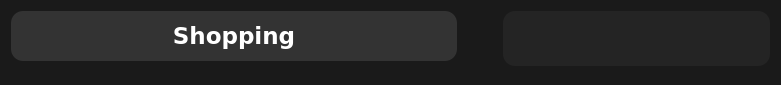
<?xml version="1.0" encoding="UTF-8"?>
<ui version="4.0">
 <class>SpendingForm</class>
 <widget class="QWidget" name="SpendingForm">
  <property name="geometry">
   <rect>
    <x>0</x>
    <y>0</y>
    <width>781</width>
    <height>85</height>
   </rect>
  </property>
  <property name="minimumSize">
   <size>
    <width>0</width>
    <height>85</height>
   </size>
  </property>
  <property name="windowTitle">
   <string>Form</string>
  </property>
  <property name="styleSheet">
   <string notr="true">background-color: rgb(26, 26, 26);</string>
  </property>
  <layout class="QHBoxLayout" name="horizontalLayout" stretch="5,0,3">
   <property name="bottomMargin">
    <number>5</number>
   </property>
   <item>
    <layout class="QVBoxLayout" name="verticalLayout" stretch="4,1">
     <item>
      <widget class="QPushButton" name="category">
       <property name="sizePolicy">
        <sizepolicy hsizetype="Minimum" vsizetype="Preferred">
         <horstretch>5</horstretch>
         <verstretch>0</verstretch>
        </sizepolicy>
       </property>
       <property name="font">
        <font>
         <family>Verdana</family>
         <pointsize>17</pointsize>
         <bold>true</bold>
        </font>
       </property>
       <property name="styleSheet">
        <string notr="true">QPushButton {
	background-color: rgb(51, 51, 51);
	color: rgb(255, 255, 255);
	border-radius: 12px;
}</string>
       </property>
       <property name="text">
        <string>Shopping</string>
       </property>
      </widget>
     </item>
     <item>
      <widget class="QWidget" name="lastChanged" native="true"/>
     </item>
    </layout>
   </item>
   <item>
    <spacer name="horizontalSpacer">
     <property name="orientation">
      <enum>Qt::Horizontal</enum>
     </property>
     <property name="sizeHint" stdset="0">
      <size>
       <width>40</width>
       <height>20</height>
      </size>
     </property>
    </spacer>
   </item>
   <item>
    <layout class="QVBoxLayout" name="verticalLayout_2" stretch="4,1">
     <item>
      <widget class="QLineEdit" name="amount">
       <property name="sizePolicy">
        <sizepolicy hsizetype="Expanding" vsizetype="Preferred">
         <horstretch>3</horstretch>
         <verstretch>0</verstretch>
        </sizepolicy>
       </property>
       <property name="font">
        <font>
         <family>Verdana</family>
         <pointsize>17</pointsize>
         <bold>true</bold>
        </font>
       </property>
       <property name="styleSheet">
        <string notr="true">background-color: rgb(36, 36, 36);
color: rgb(255, 102, 102);
padding-right: 10px;
border-radius: 12px;</string>
       </property>
       <property name="alignment">
        <set>Qt::AlignCenter</set>
       </property>
       <property name="readOnly">
        <bool>true</bool>
       </property>
      </widget>
     </item>
     <item>
      <spacer name="verticalSpacer">
       <property name="orientation">
        <enum>Qt::Vertical</enum>
       </property>
       <property name="sizeType">
        <enum>QSizePolicy::Preferred</enum>
       </property>
       <property name="sizeHint" stdset="0">
        <size>
         <width>20</width>
         <height>40</height>
        </size>
       </property>
      </spacer>
     </item>
    </layout>
   </item>
  </layout>
 </widget>
 <resources/>
 <connections/>
</ui>
